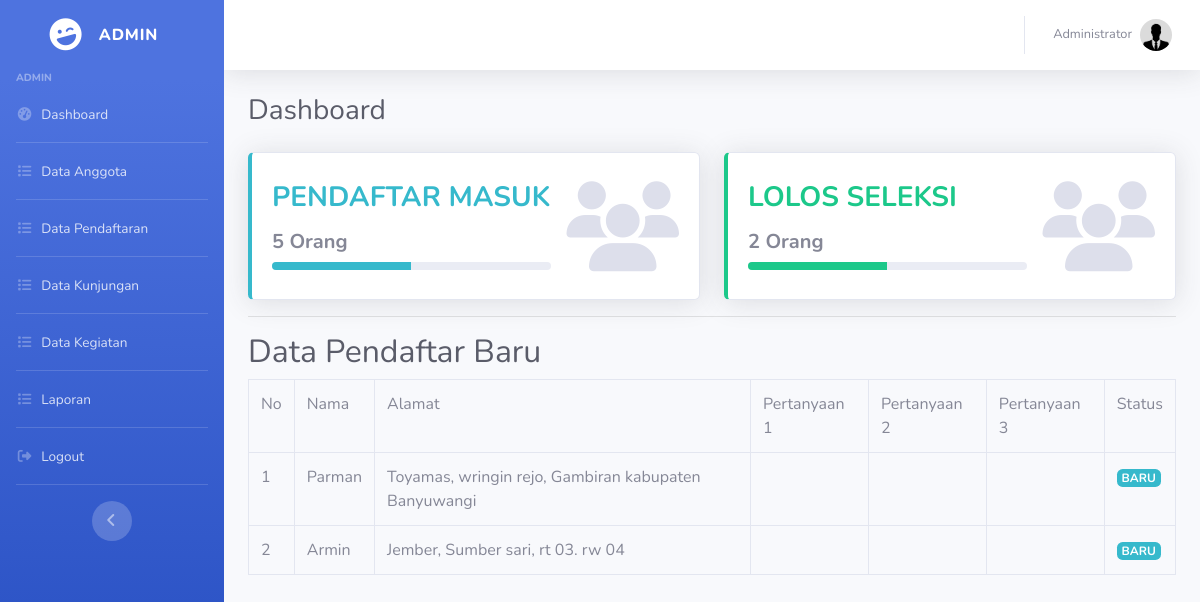
Page /admin/dashboard.php (signed in) on the earlier database version.
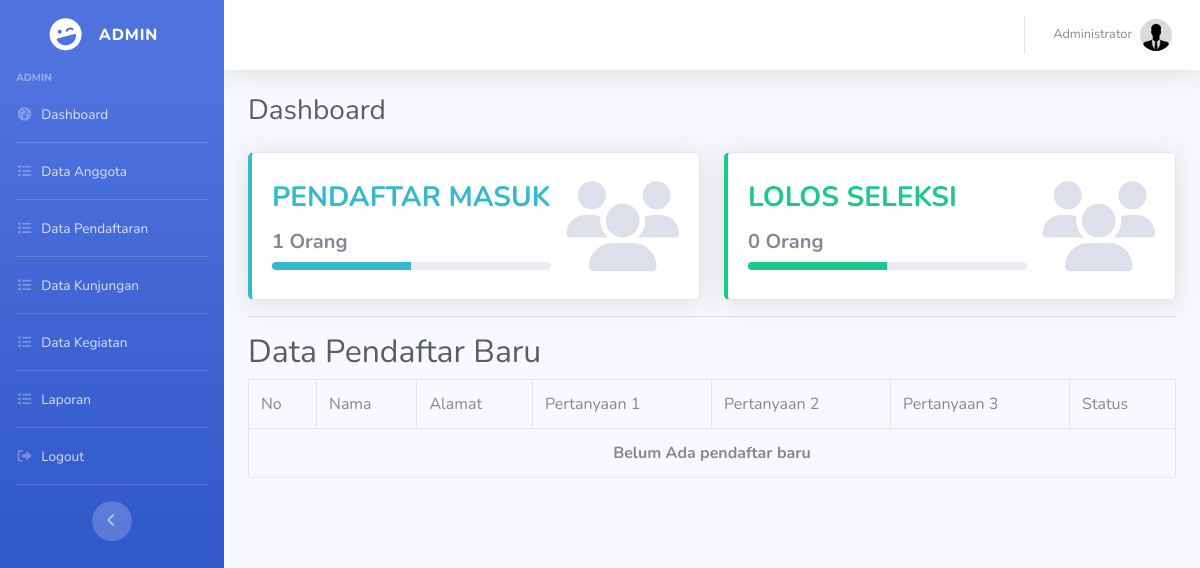
Same page on the later database version.
### tables this page shows
CREATE TABLE `nilai` (
  `id` int(11) NOT NULL,
  `Pertanyaan_1` varchar(50) DEFAULT NULL,
  `Pertanyaan_2` varchar(50) DEFAULT NULL,
  `Pertanyaan_3` varchar(50) NOT NULL,
  `status` int(1) NOT NULL,
  `pendaftar_id` int(11) DEFAULT NULL
);

CREATE TABLE `pendaftar` (
  `id` int(11) NOT NULL,
  `nama` varchar(100) DEFAULT NULL,
  `tmpt_lahir` varchar(100) DEFAULT NULL,
  `tgl_lahir` date DEFAULT NULL,
  `jenis_kelamin` enum('L','P') DEFAULT NULL,
  `agama` varchar(45) DEFAULT NULL,
  `alamat` text DEFAULT NULL,
  `email` varchar(100) DEFAULT NULL,
  `telepon` varchar(45) DEFAULT NULL,
  `foto` varchar(100) NOT NULL,
  `users_id` int(11) DEFAULT NULL
);

### admin/dashboard_control.php (called while the page is built, shortened)
<?php
$all_pendaftar = mysqli_query($koneksi, "SELECT * FROM pendaftar, nilai WHERE pendaftar.id = nilai.pendaftar_id AND nilai.status = 0");
$jml_pendaftar = mysqli_query($koneksi, "SELECT * FROM pendaftar, nilai WHERE pendaftar.id = nilai.pendaftar_id");
$jml_lolos = mysqli_query($koneksi, "SELECT * FROM pendaftar, nilai WHERE pendaftar.id = nilai.pendaftar_id AND nilai.status = 1");
?>

### admin/dashboard.php (the view)
<?php include('../config/auto_load.php'); ?>
<?php include('dashboard_control.php') ?>
<?php include('../template/header.php'); ?>
<div class="container-fluid">
  <h1 class="h3 mb-4 text-gray-800">Dashboard</h1>
  <div class="row">
    <div class="col-md-6">
      <div class="card border-left-info shadow h-100 py-2">
        <div class="card-body">
          <div class="row no-gutters align-items-center">
            <div class="col mr-2">
              <div class="h3 font-weight-bold text-info text-uppercase mb-1">Pendaftar Masuk</div>
                <div class="h5 mt-3 font-weight-bold">
                  <?= mysqli_num_rows($jml_pendaftar) ?> Orang
                </div>
                <div class="row no-gutters align-items-center">
                  <div class="col">
                    <div class="progress progress-sm mr-2">
                      <div class="progress-bar bg-info" role="progressbar" style="width: 50%" aria-valuenow="50" aria-valuemin="0" aria-valuemax="100"></div>
                    </div>
                  </div>
                </div>
              </div>
              <div class="col-auto">
                <i class="fas fa-users fa-2x text-gray-300" style="font-size: 90px;"></i>
            </div>
          </div>
        </div>
      </div>
    </div>
    <div class="col-md-6">
        <div class="card border-left-success shadow h-100 py-2">
          <div class="card-body">
            <div class="row no-gutters align-items-center">
              <div class="col mr-2">
                <div class="h3 font-weight-bold text-success text-uppercase mb-1">Lolos Seleksi</div>
                  <div class="h5 mt-3 font-weight-bold">
                    <?= mysqli_num_rows($jml_lolos) ?> Orang
                  </div>
                  <div class="row no-gutters align-items-center">
                    <div class="col">
                      <div class="progress progress-sm mr-2">
                        <div class="progress-bar bg-success" role="progressbar" style="width: 50%" aria-valuenow="50" aria-valuemin="0" aria-valuemax="100"></div>
                      </div>
                    </div>
                  </div>
                </div>
                <div class="col-auto">
                  <i class="fas fa-users fa-2x text-gray-300" style="font-size: 90px;"></i>
              </div>
            </div>
          </div>
        </div>
    </div>
  </div>
  <hr class="mt-3">
  <h2 class="text-gray-800">Data Pendaftar Baru</h2>
  <div class="row">
    <div class="col-md-12">
      <table class="table table-bordered table-hover">
          <tr>
            <td>No</td>
            <td>Nama</td>
            <td>Alamat</td>
            <td>Pertanyaan 1</td>
            <td>Pertanyaan 2</td>
            <td>Pertanyaan 3</td>
            <td>Status</td>
          </tr>
          <?php
          $no = 1;
          while($p = mysqli_fetch_array($all_pendaftar)) { ?>
          <tr>
            <td><?= $no++ ?></td>
            <td><?= $p['nama'] ?></td>
            <td><?= $p['alamat'] ?></td>
            <td><?= $p['Pertanyaan_1'] ?></td>
            <td><?= $p['Pertanyaan_2'] ?></td>
            <td><?= $p['Pertanyaan_3'] ?></td>
            <td><span class="badge badge-info">BARU</span></td>
          </tr>
          <?php }
          if(mysqli_num_rows($all_pendaftar) == 0) {
            echo "<tr><td colspan='8' align='center'><b>Belum Ada pendaftar baru</b></td></tr>";
          }
          ?>
      </table>
    </div>
  </div>
</div>

Differences in the rows shown:
removed nilai: pendaftar.nama "Parman", pendaftar.alamat "Toyamas, wringin rejo, Gambiran kabupaten Banyuwangi"
removed nilai: pendaftar.nama "Armin", pendaftar.alamat "Jember, Sumber sari, rt 03. rw 04"
Other differences:
mysqli_num_rows($jml_pendaftar): "5" → "1"
mysqli_num_rows($jml_lolos): "2" → "0"
text now shown: "Belum Ada pendaftar baru"
